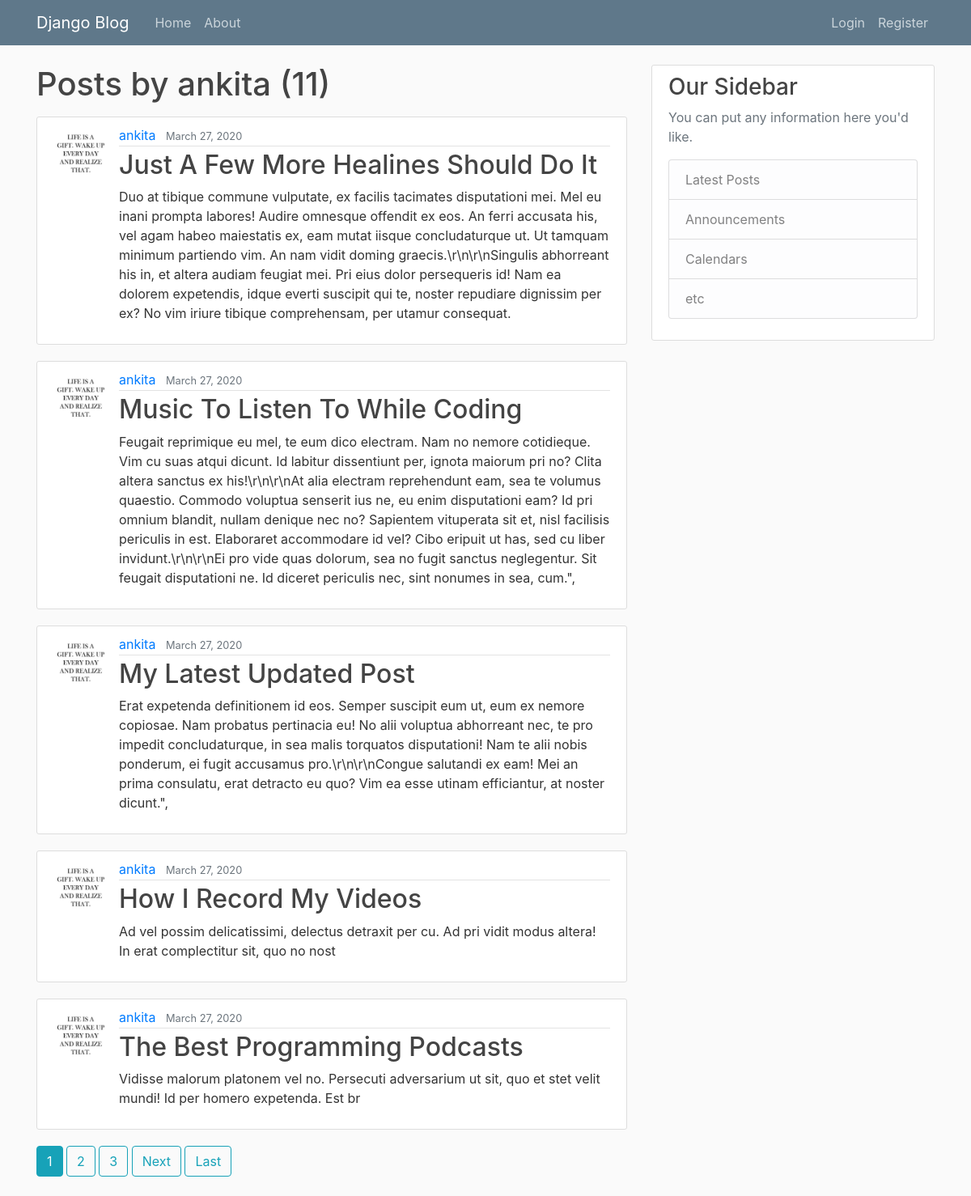
The app's page /user/ankita with its own data.
### blog/models.py (models this page shows, shortened)
class Post(models.Model):
    title = models.CharField(max_length=100)
    content = models.TextField()
    date_posted = models.DateTimeField(default=timezone.now)
    author = models.ForeignKey(User, on_delete=models.CASCADE)

### users/models.py (models this page shows, shortened)
class Profile(models.Model):
    user = models.OneToOneField(User, on_delete=models.CASCADE)
    image = models.ImageField(default='default.jpg', upload_to='profile_pics')

### blog/views.py (the view)
# urls.py: path('user/<str:username>', UserPostListView.as_view(), name='user-posts'),
class UserPostListView(ListView):
    model = Post
    template_name = 'blog/user_posts.html'
    context_object_name = 'posts'
    ordering = ['-date_posted']
    paginate_by = 5
    def get_queryset(self):
        user = get_object_or_404(User, username=self.kwargs.get('username'))
        return Post.objects.filter(author=user).order_by('-date_posted')

### blog/templates/blog/user_posts.html (shortened to what this page needs)
{% extends "blog/base.html" %}
{% block content %}
    <h1 class="mb-3">Posts by {{ view.kwargs.username}} ({{page_obj.paginator.count}})</h1>
    {% for post in posts %}
        <article class="media content-section">
          <img class="rounded-circle article-img" src="{{ post.author.profile.image.url }}">
          <div class="media-body">
            <div class="article-metadata">
              <a class="mr-2" href="{% url 'user-posts' post.author.username %}">{{ post.author }}</a>
              <small class="text-muted">{{ post.date_posted|date:"F d, Y" }}</small>
            </div>
            <h2><a class="article-title" href="{% url 'post-detail' post.id %}">{{ post.title }}</a></h2>
            <p class="article-content">{{ post.content }}</p>
          </div>
        </article>
    {% endfor %}
    {% if is_paginated %}
      {% for num in page_obj.paginator.page_range %}
        {% if page_obj.number == num %}
          <a class="btn btn-info mb-4" href="?page={{ num }}">{{ num }}</a>
        {% elif num > page_obj.number|add:'-3' and num < page_obj.number|add:'3' %}
          <a class="btn btn-outline-info mb-4" href="?page={{ num }}">{{ num }}</a>
        {% endif %}
      {% endfor %}
      {% if page_obj.has_next %}
        <a class="btn btn-outline-info mb-4" href="?page={{ page_obj.next_page_number }}">Next</a>
        <a class="btn btn-outline-info mb-4" href="?page={{ page_obj.paginator.num_pages }}">Last</a>
      {% endif %}
    {% endif %}
{% endblock content %}

### blog/static/blog/main.css (style rules this page uses)
body { background: #fafafa; color: #333333; margin-top: 5rem; }
h1, h2, h3, h4, h5, h6 { color: #444444; }
.content-section { background: #ffffff; padding: 10px 20px; border: 1px solid #dddddd; border-radius: 3px; margin-bottom: 20px; }
.article-title { color: #444444; }
.article-content { white-space: pre-line; }
.article-img { height: 65px; width: 65px; margin-right: 16px; }
.article-metadata { padding-bottom: 1px; margin-bottom: 4px; border-bottom: 1px solid #e3e3e3 }

### records on screen
Post: author.profile.image (picture), author "ankita", date_posted "March 27, 2020", title "Just A Few More Healines Should Do It", content "Duo at tibique commune vulputate, ex facilis tacimates disputationi mei. Mel eu inani prompta labores! Audire omnesque offendit ex eos. An ferri accusata his, vel agam habeo maiestatis ex, eam mutat iisque concludaturque ut. Ut tamquam minimum partiendo vim. An nam vidit doming graecis.\\r\\n\\r\\nSingulis abhorreant his in, et altera audiam feugiat mei. Pri eius dolor persequeris id! Nam ea dolorem expetendis, idque everti suscipit qui te, noster repudiare dignissim per ex? No vim iriure tibique comprehensam, per utamur consequat."
Post: author.profile.image (picture), author "ankita", date_posted "March 27, 2020", title "Music To Listen To While Coding", content "Feugait reprimique eu mel, te eum dico electram. Nam no nemore cotidieque. Vim cu suas atqui dicunt. Id labitur dissentiunt per, ignota maiorum pri no? Clita altera sanctus ex his!\\r\\n\\r\\nAt alia electram reprehendunt eam, sea te volumus quaestio. Commodo voluptua senserit ius ne, eu enim disputationi eam? Id pri omnium blandit, nullam denique nec no? Sapientem vituperata sit et, nisl facilisis periculis in est. Elaboraret accommodare id vel? Cibo eripuit ut has, sed cu liber invidunt.\\r\\n\\r\\nEi pro vide quas dolorum, sea no fugit sanctus neglegentur. Sit feugait disputationi ne. Id diceret periculis nec, sint nonumes in sea, cum.\","
Post: author.profile.image (picture), author "ankita", date_posted "March 27, 2020", title "My Latest Updated Post", content "Erat expetenda definitionem id eos. Semper suscipit eum ut, eum ex nemore copiosae. Nam probatus pertinacia eu! No alii voluptua abhorreant nec, te pro impedit concludaturque, in sea malis torquatos disputationi! Nam te alii nobis ponderum, ei fugit accusamus pro.\\r\\n\\r\\nCongue salutandi ex eam! Mei an prima consulatu, erat detracto eu quo? Vim ea esse utinam efficiantur, at noster dicunt.\","
Post: author.profile.image (picture), author "ankita", date_posted "March 27, 2020", title "How I Record My Videos", content "Ad vel possim delicatissimi, delectus detraxit per cu. Ad pri vidit modus altera! In erat complectitur sit, quo no nost"
Post: author.profile.image (picture), author "ankita", date_posted "March 27, 2020", title "The Best Programming Podcasts", content "Vidisse malorum platonem vel no. Persecuti adversarium ut sit, quo et stet velit mundi! Id per homero expetenda. Est br"

### other values on screen
{{ view.kwargs.username }} "ankita"
{{ page_obj.paginator.count }} "11"
{{ num }} "1"
{{ num }} "2" "3"
